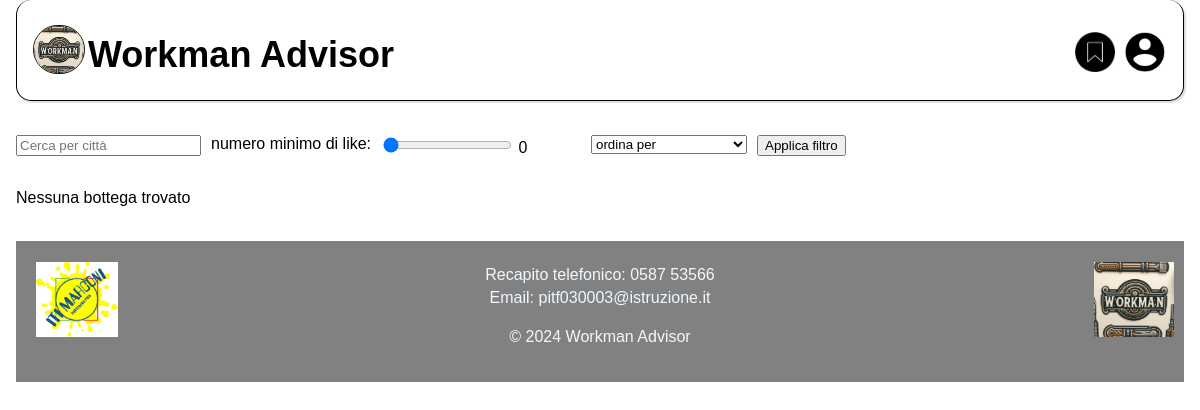
/home.php, run on an earlier commit of the app's database.
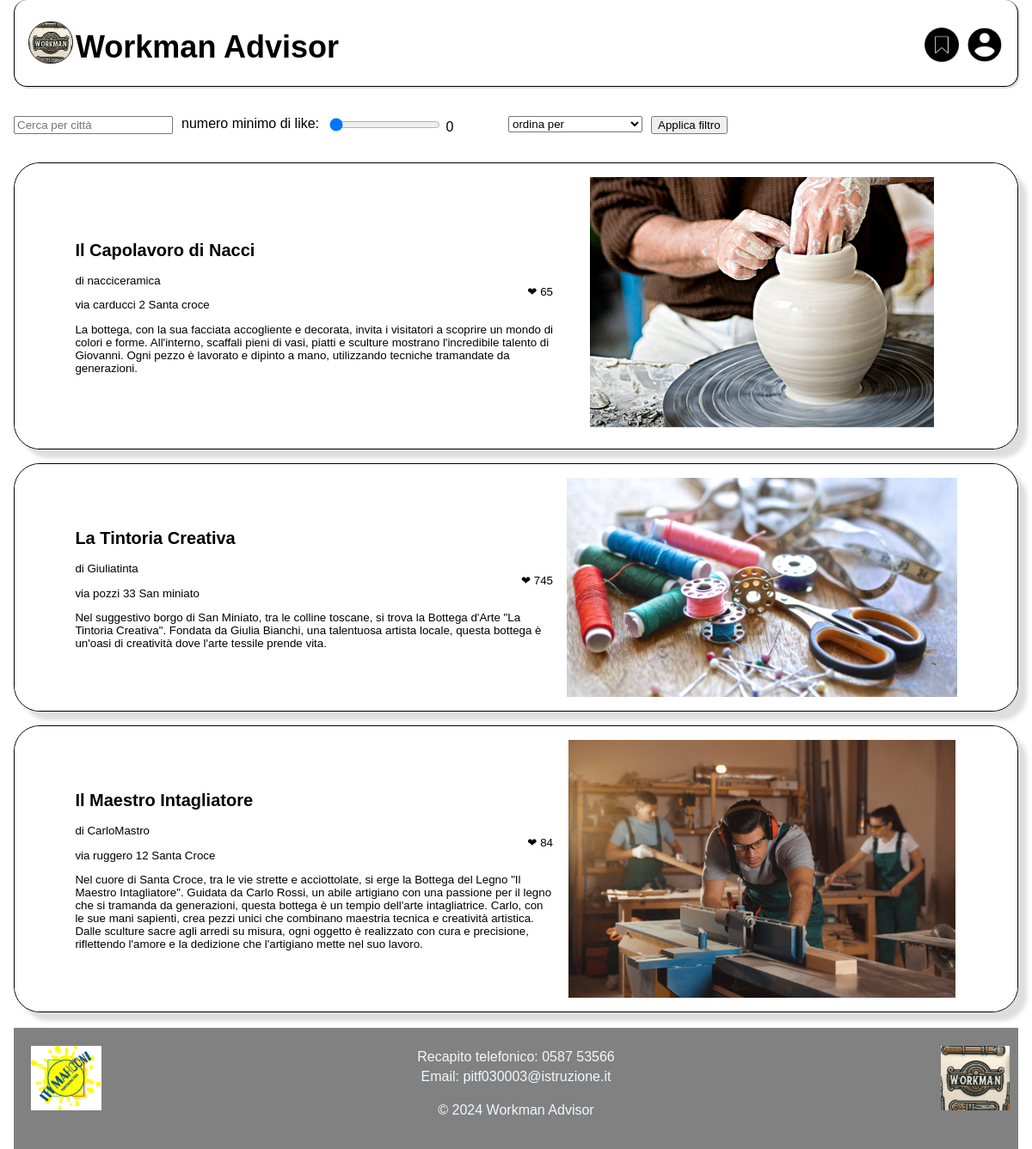
And on a later commit of the database.
### tables this page shows
CREATE TABLE `bottega` (
  `ID_bottega` int(30) NOT NULL,
  `email` varchar(50) NOT NULL,
  `nome` varchar(50) NOT NULL,
  `indirizzo` varchar(50) NOT NULL,
  `città` varchar(60) NOT NULL,
  `descrizione` varchar(2000) NOT NULL,
  `num_like` int(11) NOT NULL,
  `lunedì` varchar(50) NOT NULL,
  `martedì` varchar(50) NOT NULL,
  `mercoledì` varchar(50) NOT NULL,
  `giovedì` varchar(50) NOT NULL,
  `venerdì` varchar(50) NOT NULL,
  `sabato` varchar(50) NOT NULL,
  `domenica` varchar(50) NOT NULL
);

CREATE TABLE `account` (
  `username` varchar(30) NOT NULL,
  `email` varchar(50) NOT NULL,
  `password` varchar(40) NOT NULL,
  `immagine` longblob DEFAULT NULL,
  `artigiano` tinyint(1) NOT NULL
);

### home.php (the view, shortened to what this page needs)
<html>
<head>
    <link rel="stylesheet" href="stili/stile_home.css">
</head>
<body>
    <div class="page-container">
        <header>
            <div class="header-content">
                <a href="home.php" class="logo-link">
                    <img src="img/logo.jpeg" alt="Logo" class="logo">
                </a>
                <div class="h1"><h1> Workman Advisor </h1></div>
            </div>
            <a href="account.php" class="account-link">
                <img src="img/account.png" alt="Icona Account" style="width: 40px;">
            </a>
            <a href="salvati.php" class="salvati-link">
                <img src="img/salvati.png" alt="Icona Salvati" style="width: 40px;">
            </a>
        </header>
        <br>
        <form action="home.php" method="post" class="filtro">
            <div style="float: left; margin-right: 10px;" class="città">
                <input type="text" id="città" name="città" value="" placeholder="Cerca per città">
            </div>
            <div style="float: left;" class="barra_like">
            <div style="float: left; margin-right: 10px;">
                <p style="margin:0">numero minimo di like:</p>
            </div>
                <input type="range" id="like" name="like" min="0" max="499" value="0" oninput="updateDisplay(this)" style="width100%">
                <label id="rangeValue"></label>
            </div>
            <div style="float: left; margin-right: 10px;">
                <select name="ordine" id="ordine"  value="">
                    <option value="" style="color:#b0b0b0">ordina per</option>
                </select>
            </div>
            <input type="submit" value="Applica filtro">
        </form>
        <?php
        $conn = mysqli_connect("localhost", "root", "", "progettogpo");
        if(!empty($_POST['città']) && isset($_POST['città'])){
            $filtro_città=$_POST['città'];
        }else{
            $filtro_città='%';
        }
        if(isset($_POST['like'])){
            $filtro_like=$_POST['like'];
        }else{
            $filtro_like='0';
        }
        $order="";
        $sql = "SELECT bottega.ID_bottega, bottega.num_like, bottega.nome, bottega.indirizzo, bottega.città, bottega.descrizione, account.username, immagine.image
                FROM bottega
                INNER JOIN account ON account.email=bottega.email
                LEFT JOIN immagine ON bottega.ID_bottega=immagine.ID_bottega
                WHERE bottega.città LIKE '$filtro_città' AND bottega.num_like>$filtro_like
                GROUP BY bottega.ID_bottega
                $order;";
        $result = mysqli_query($conn, $sql);
        if ($result){
            if (mysqli_num_rows($result) > 0) {
                while($row = mysqli_fetch_assoc($result)) {
                    echo "<div class='container' >";
                        echo "<button class='wrapper' id='myButton_".$row["ID_bottega"]."' data-codice='".$row["ID_bottega"]."'>";
                            echo "<div class='informazioni'>";
                                echo "<h2>". $row["nome"] ."</h2>";
                                echo "<p style='float: right'>&#10084; ". $row["num_like"]."</p>";
                                echo "<p> di ". $row["username"] ."</p>";
                                echo "<p>". $row["indirizzo"] . " " .$row["città"] ."</p>";
                                echo "<p>". $row["descrizione"] ."</p>";
                            echo "</div>";
                            echo "<div class='immagine'>";
                                if(isset( $row["image"])){
                                    echo "<img src='immagini/". $row["image"] ."'>";
                                }else
                                {
                                    echo "<img src='immagini/nonpresente.jpg'>";
                                }
                            echo "</div>";
                        echo "</button>";
                    echo "</div>";
                }
            } else {
                echo "<div><p>Nessuna bottega trovato</p></div>";
            }
        }else{
            echo "errore";
        }
        ?>
        <br>
        <footer>
            <div class="containerf">
                <div class="logo-left">
                    <img src="./img/LogoITI.png" alt="Logo" width="auto" height="150%">
                </div>
                <div class="contact-info">
                    <p>Recapito telefonico: 0587 53566</p>
                    <p>Email: pitf030003@istruzione.it</p>
                </div>
                <div class="logo-right">
                    <img src="./img/logo.jpeg" alt="Logo" width="auto" height="150%">
                </div>
            </div>
            <p>&copy; 2024 Workman Advisor</p>
        </footer>
    </div>
</body>
</html>

What changed in the data, as far as the page shows it:
added bottega: nome "Il Capolavoro di Nacci", num_like "65", email.username "nacciceramica", indirizzo "via carducci 2", città "Santa croce", descrizione "La bottega, con la sua facciata accogliente e decorata, invita i visitatori a scoprire un mondo di colori e forme. All'interno, scaffali pieni di vasi, piatti e sculture mostrano l'incredibile talento di Giovanni. Ogni pezzo è lavorato e dipinto a mano, utilizzando tecniche tramandate da generazioni.", shows a picture
added bottega: nome "La Tintoria Creativa", num_like "745", email.username "Giuliatinta", indirizzo "via pozzi 33", città "San miniato", descrizione "Nel suggestivo borgo di San Miniato, tra le colline toscane, si trova la Bottega d'Arte \"La Tintoria Creativa\". Fondata da Giulia Bianchi, una talentuosa artista locale, questa bottega è un'oasi di creatività dove l'arte tessile prende vita.", shows a picture
added bottega: nome "Il Maestro Intagliatore", num_like "84", email.username "CarloMastro", indirizzo "via ruggero 12", città "Santa Croce", descrizione "Nel cuore di Santa Croce, tra le vie strette e acciottolate, si erge la Bottega del Legno \"Il Maestro Intagliatore\". Guidata da Carlo Rossi, un abile artigiano con una passione per il legno che si tramanda da generazioni, questa bottega è un tempio dell'arte intagliatrice. Carlo, con le sue mani sapienti, crea pezzi unici che combinano maestria tecnica e creatività artistica. Dalle sculture sacre agli arredi su misura, ogni oggetto è realizzato con cura e precisione, riflettendo l'amore e la dedizione che l'artigiano mette nel suo lavoro.", shows a picture
Also different on the page:
text no longer shown: "Nessuna bottega trovato"
